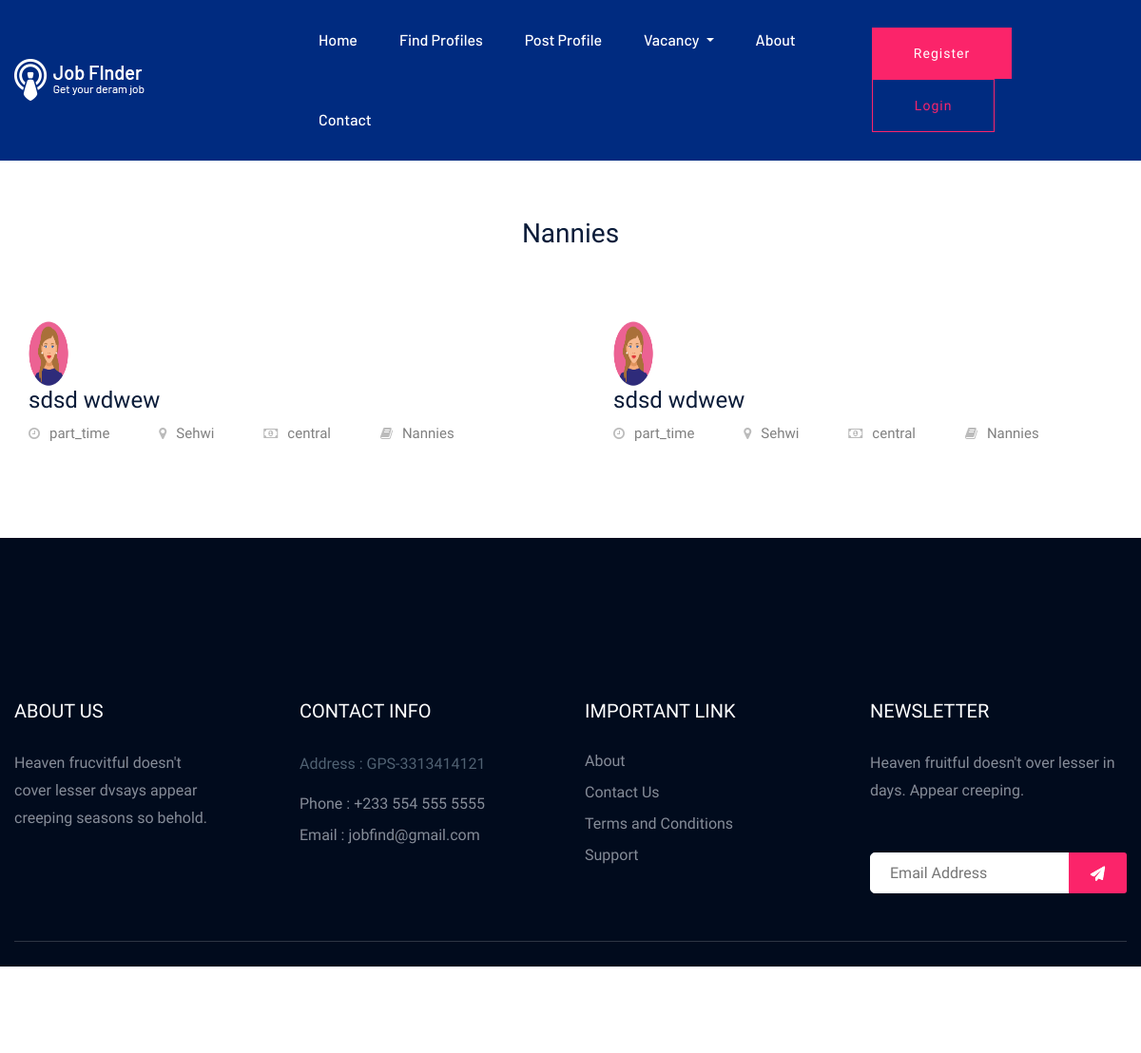
Page /category/1/ on the committed database.
### app/models.py (models this page shows, shortened)
class Category(models.Model):
    name = models.CharField(max_length=100)
    def __str__(self):
        return self.name

class PostProfile(models.Model):
    name = models.CharField(max_length=200)
    title = models.CharField(max_length=200)
    location = models.CharField(max_length=100)
    category = models.ForeignKey(Category, on_delete=models.CASCADE)
    REGIONS_CHOICES = [
    ('ashanti', 'Ashanti Region'),
    ('brong', 'Brong Region'),
    ('central', 'Central Region '),
    ('eastern', 'Eastern Region '),
    ('greater_accra', 'Greater Accra Region'),
    ('northern', 'Northern Region '),
    ('savannah', 'Savannah Region '),
    ('north_east', 'North-East Region '),
    ('upper_east', 'Upper East Region '),
    ('bono_east', 'Bono East Region '),
    ('ahafo', 'Ahafo Region '),
    ('oti', 'Oti Region '),
    ('volta', 'Volta Region'),
    ('western', 'Western Region'),
    ('western_north', 'Western North Region'),
    ('upper_west', 'Upper West Region '),
]
    GENDER = [
        ('Male', 'Male'),
        ('Female', 'Female'),
        ('Other', 'Other'),
    ]
    EDU_LEVEL = [
        ('JHS', 'JHS'),
        ('SHS', 'SHS'),
        ('Tertiary', 'Tertiary'),
        ('None', 'None'),
        ('Other', 'Other'),
    ]
    AVAILABILITY_CHOICES = [
        ('full_time', 'Full Time'),
        ('part_time', 'Part Time'),
    ]
    availability_type = models.CharField(max_length=20, choices=AVAILABILITY_CHOICES)
    age = models.IntegerField()
    sex = models.CharField(max_length=20, choices=GENDER)
    region = models.CharField(max_length=20, choices=REGIONS_CHOICES)
    charges = models.DecimalField(max_digits=10, decimal_places=2, null=True, blank=True)
    education_level = models.CharField(max_length=20, choices=EDU_LEVEL)
    phone_number = models.CharField(max_length=20, null=True, blank=True)
    email = models.EmailField(null=True, blank=True)
    sample_works = models.ImageField(upload_to='sample_works/', null=True, blank=True)
    description = models.TextField()
    skills_abilities = models.TextField()
    date_posted = models.DateField(auto_created=True,default=timezone.now)
    is_approved = models.BooleanField(default=False)

### app/views.py (the view)
# urls.py: path('category/<int:category_id>/', views.posts_by_category, name='posts_by_category'),
def posts_by_category(request, category_id):
    category = Category.objects.get(pk=category_id)
    posts = PostProfile.objects.filter(category=category)
    context = {
        'category': category,
        'posts': posts,
    }
    return render(request, 'posts_by_category.html', context)

### app/templates/posts_by_category.html (shortened to what this page needs)
{% extends 'base.html' %}
{% load static %}
{% block content %}
    <div class="container" style="padding:60px 0px 30px 0px">
        <h3 style="padding: 0px 0px 30px 0px; text-align: center">{{category}}</h3>
        <div class="row ">
        {% if posts %}
    {% for profile in posts %}
         <div class="col-xl-6">
 <a style="color:red" href="{% url 'job_details' profile.pk %}">   <div class="featured-profiles-wrapper">
        <div class="single-job-items mb-30" style="background-color: white">
            <div class="job-items">
                    <div class="company-img">
                        {% if profile.sex == 'Male' %}
                       <img style="height: 70px; width: 69px" src="{% static 'img/man.png' %}">
                        {% elif profile.sex == 'Female' %}
                      <img style="height: 70px; width: 42px" src="{% static 'img/woman.jpg' %}">
                        {% endif %}
                    </div>
                <div class="job-tittle">
                    <h4>{{ profile.title }}</h4>
                    <ul>
                        <li><i class="fa fa-clock"></i>{{ profile.availability_type }}</li>
                        <li><i class="fa fa-map-marker"></i>{{ profile.location }}</li>
                        <li><i class="fa fa-money"></i>{{ profile.region }}</li>
                        <li><i class="fa fa-book"></i>{{ profile.category }}</li>
                    </ul>
                </div>
            </div>
        </div>
    </div>
                      </a>
</div>
    {% endfor %}
{% else %}
<h5 style="text-align:center; padding: 50px 0px 150px 0px ">No post for  <span style="color: red">{{category}}</span></h5>
{% endif %}
        </div>
    </div>
{% endblock %}

### rows in the picture
Category: name "Nannies"
PostProfile: title "sdsd wdwew", availability_type "part_time", location "Sehwi", region "central", category "Nannies"
PostProfile: title "sdsd wdwew", availability_type "part_time", location "Sehwi", region "central", category "Nannies"
